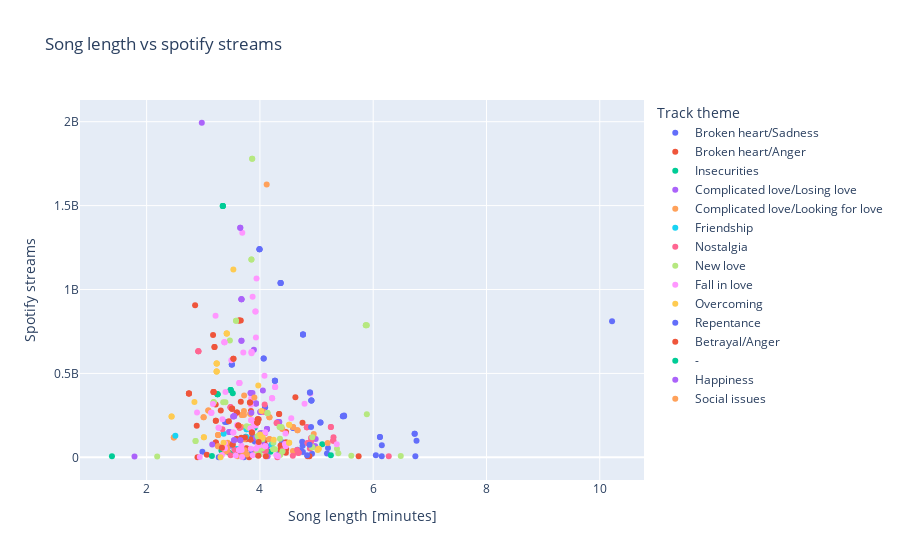

The cell this chart's notebook holds for it:
### Code cell
# Relation between the length of each song and the Spotify streams, coloured by track theme
px.scatter(df,x = 'duration_min', y = 'spotify_streams', 
           color = 'track_theme',
           title='Song length vs spotify streams',
           labels={'duration_min' : 'Song length [minutes]', 'spotify_streams' : 'Spotify streams', 'track_theme' : 'Track theme'})
